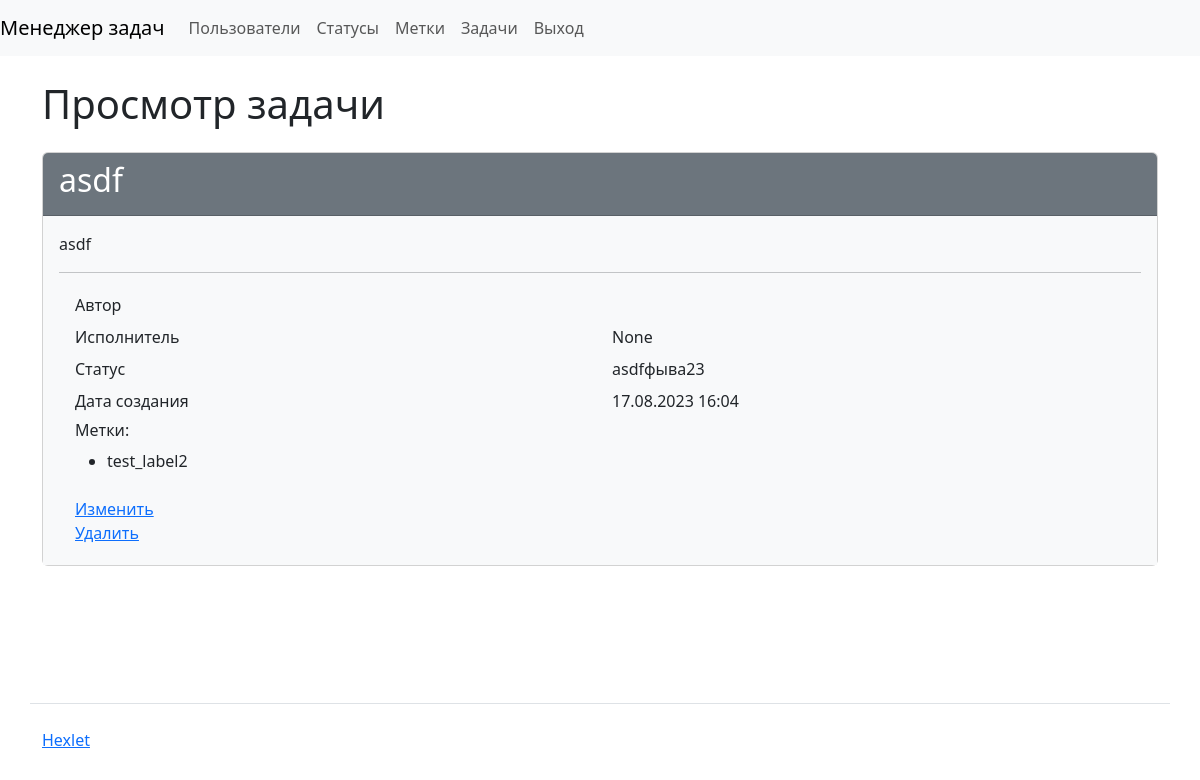
The page /tasks/1/ (signed in) on the database as committed earlier.
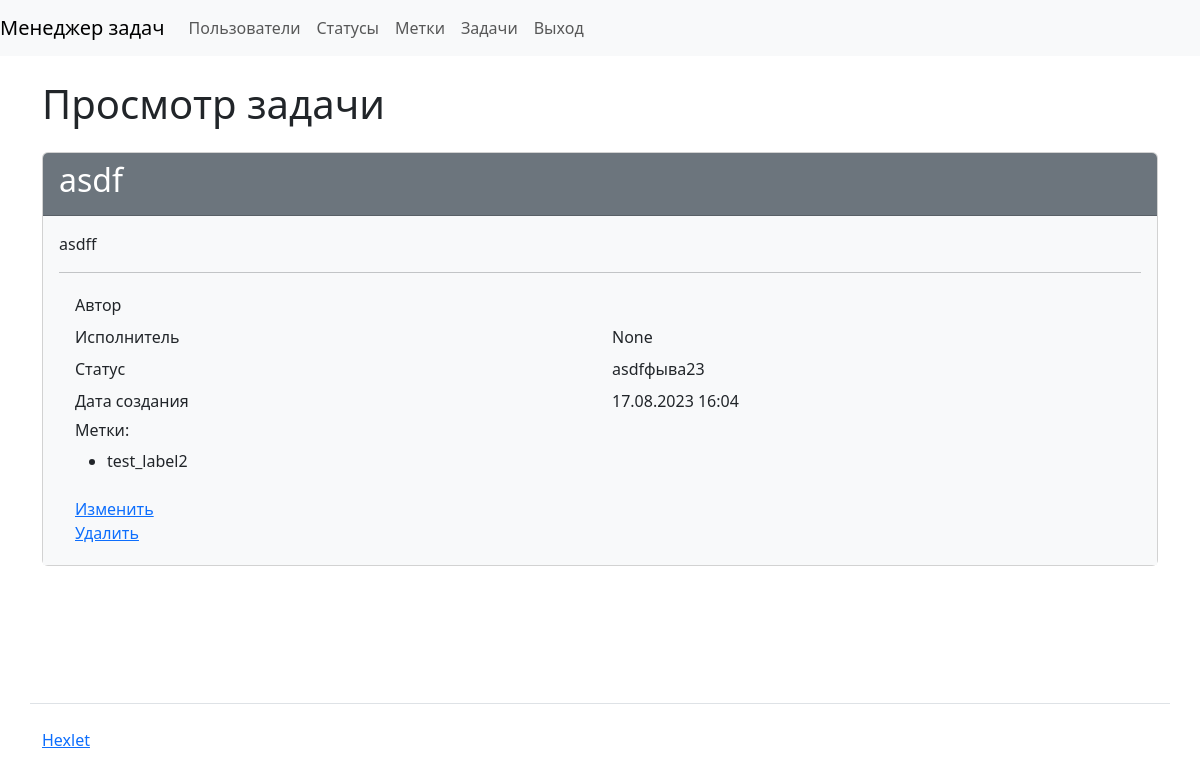
The same page on the database as committed later.
### task_manager/tasks/models.py (models this page shows, shortened)
class Task(models.Model):
    name = models.CharField(max_length=255)
    description = models.CharField(max_length=255)
    status = models.ForeignKey(
        Status, on_delete=models.RESTRICT, related_name='tasks'
    )
    author = models.ForeignKey(
        User, on_delete=models.RESTRICT, related_name='tasks_authored'
    )
    executor = models.ForeignKey(
        User, on_delete=models.RESTRICT, related_name='tasks_assigned',
        null=True
    )
    labels = models.ManyToManyField(Label)
    date_joined = DateTimeField(auto_now_add=True)

### task_manager/statuses/models.py (models this page shows)
class Status(models.Model):
    name = models.CharField(max_length=255)
    date_joined = DateTimeField(auto_now_add=True)
    def __str__(self):
        return self.name

### task_manager/tasks/views.py (the view)
# urls.py: path('<int:pk>/', views.TaskGetInfo.as_view(), name='get_task'),
class TaskGetInfo(CustomLoginRequiredMixin, View):
    def get(self, request, *args, **kwargs):
        task_id = kwargs.get('pk')
        task = Task.objects.get(id=task_id)
        form = CreateTaskForm(instance=task)
        return render(request, 'tasks/task.html', {'form': form, 'task': task})

### task_manager/labels/models.py (called while the page is built)
    def __str__(self):
        return self.name

### task_manager/mixins.py (called while the page is built)
    def dispatch(self, request, *args, **kwargs):
        if not request.user.is_authenticated:
            messages.error(request, self.permission_denied_message)
        return super().dispatch(request, *args, **kwargs)

### task_manager/templates/tasks/task.html
{% extends "index.html" %}
{% block content %}
<h1 class="my-4">Просмотр задачи</h1>
    <div class="card">
      <div class="card-header bg-secondary text-white">
        <h2>{{ task.name }}</h2>
      </div>
      <div class="card-body bg-light">
        <p>{{ task.description }}</p>
        <hr>
        <div class="container">
          <div class="row p-1">
            <div class="col">Автор</div>
            <div class="col">{{ task.author }}</div>
          </div>
          <div class="row p-1">
            <div class="col">Исполнитель</div>
            <div class="col">{{ task.executor }}</div>
          </div>
          <div class="row p-1">
            <div class="col">Статус</div>
            <div class="col">{{ task.status }}</div>
          </div>
          <div class="row p-1">
            <div class="col">Дата создания</div>
            <div class="col">{{ task.date_joined|date:'d.m.Y H:i' }}</div>
          </div>
          <div class="row p-1">
            <div class="col">
              <h6>Метки:</h6>
              <ul>
                {% for label in task.labels.all %}
                <li>{{ label }}</li>
                {% endfor %}
              </ul>
            </div>
          </div>
          <div class="row p-1">
            <div class="col">
              <a href="{% url 'edit_task' task.pk %}">Изменить</a>
              <br>
              <a href="{% url 'delete_task' task.pk %}">Удалить</a>
            </div>
          </div>
        </div>
      </div>
    </div>
{% endblock %}

Rows that differ between the two databases and show on the page:
changed Task "asdf": description "asdf" → "asdff"
